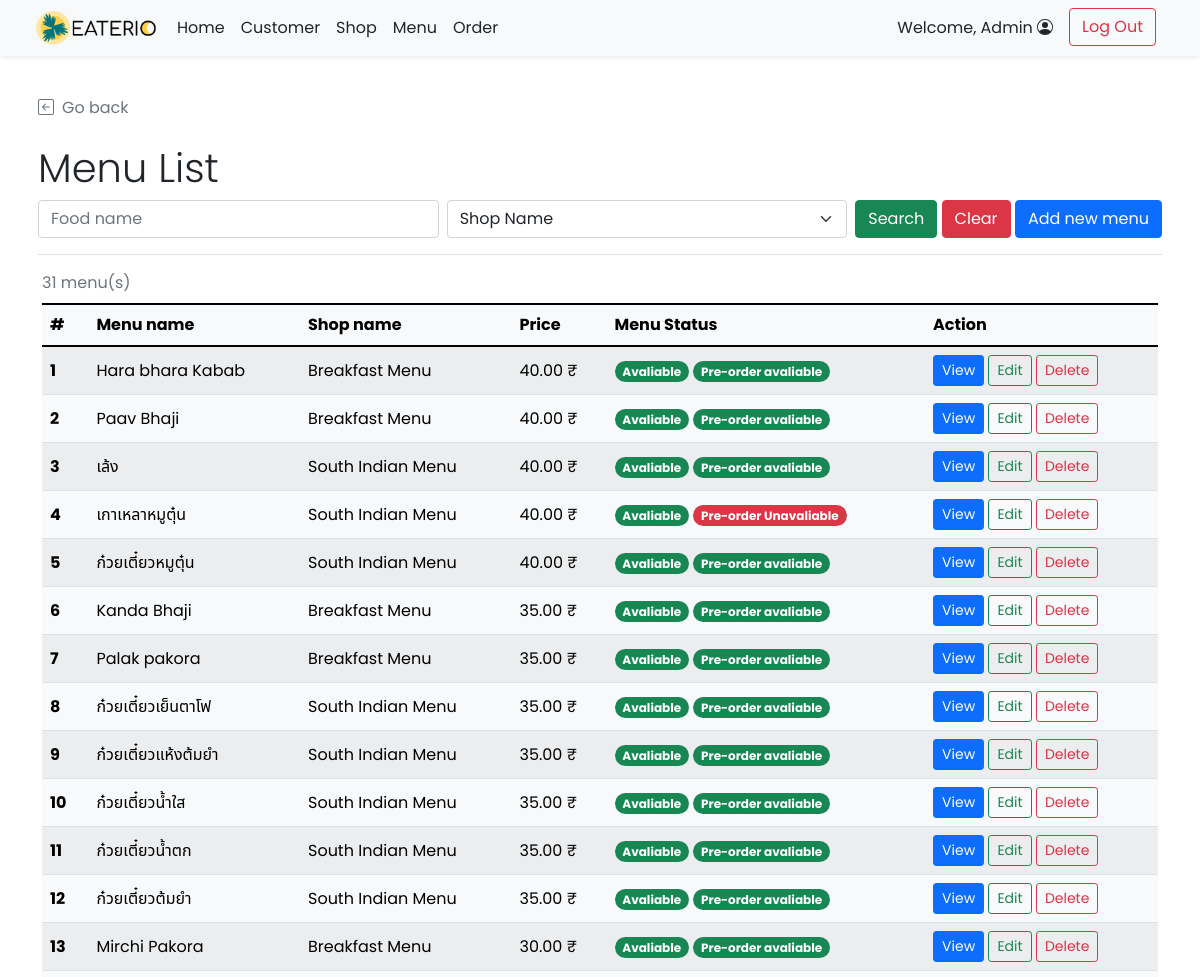
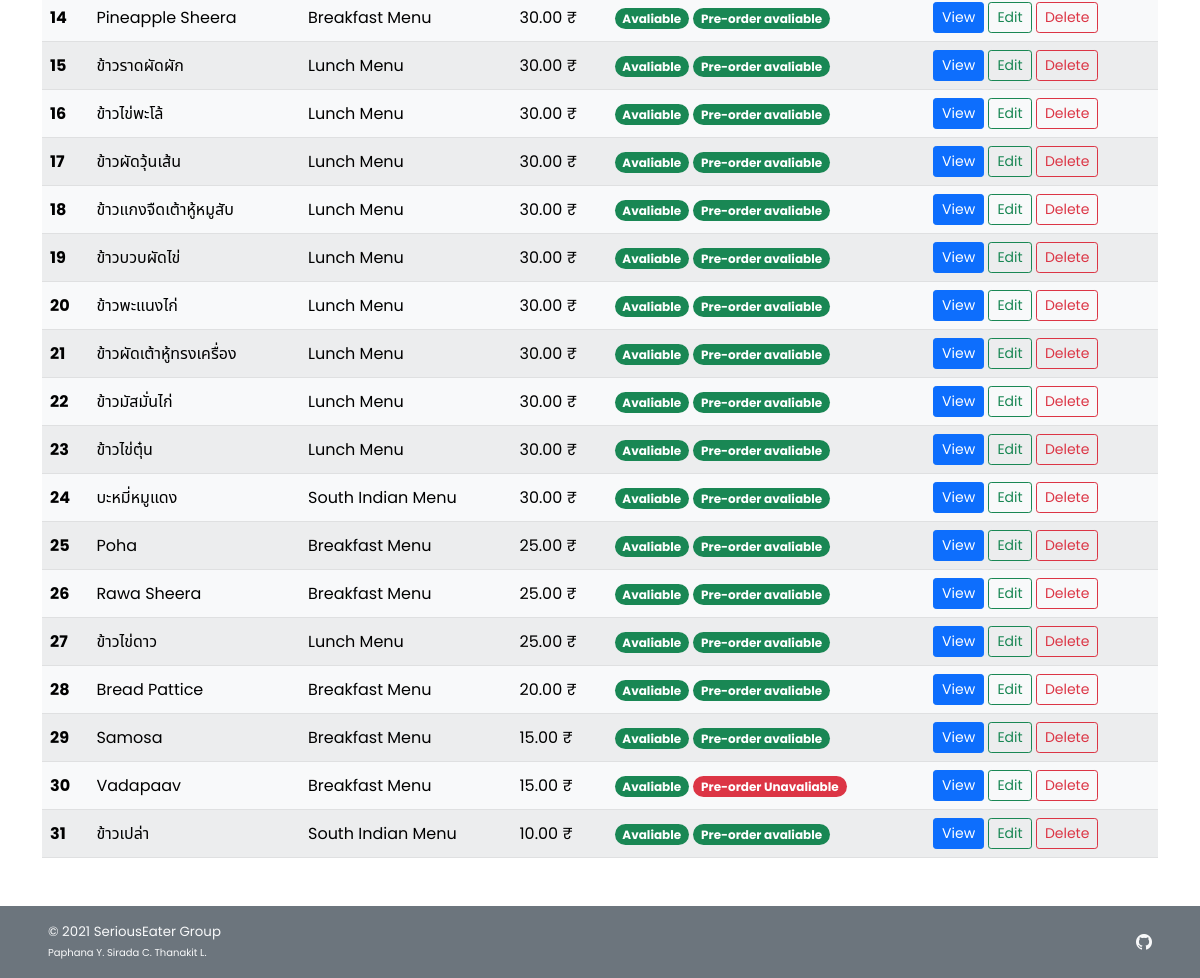
/admin/admin_food_list.php (signed in), run on the app's committed database (2 pictures, top to bottom).
### tables this page shows
CREATE TABLE `food` (
  `f_id` int(11) NOT NULL,
  `s_id` int(11) NOT NULL,
  `f_name` varchar(100) NOT NULL,
  `f_price` decimal(6,2) NOT NULL,
  `f_todayavail` tinyint(4) NOT NULL DEFAULT 1 COMMENT 'Food is available to order or not',
  `f_preorderavail` tinyint(4) NOT NULL DEFAULT 1,
  `f_pic` text DEFAULT NULL
);

CREATE TABLE `shop` (
  `s_id` int(11) NOT NULL,
  `s_username` varchar(45) NOT NULL,
  `s_pwd` varchar(45) NOT NULL,
  `s_name` varchar(100) NOT NULL,
  `s_location` varchar(100) NOT NULL,
  `s_openhour` time NOT NULL,
  `s_closehour` time NOT NULL,
  `s_status` tinyint(4) NOT NULL DEFAULT 1 COMMENT 'Shop ready for taking an order or not (True for open, False for close)',
  `s_preorderStatus` tinyint(4) NOT NULL DEFAULT 1 COMMENT 'Shop is ready for tomorrow pre-order or not',
  `s_email` varchar(100) NOT NULL,
  `s_phoneno` varchar(45) NOT NULL,
  `s_pic` text DEFAULT NULL
);

### admin/admin_food_list.php (the view, shortened to what this page needs)
<!DOCTYPE html>
<html lang="en" class="h-100">
<head>
    <?php
        include("../conn_db.php");
        include('../head.php');
    ?>
    <link href="../css/main.css" rel="stylesheet">
</head>
<body class="d-flex flex-column h-100">
    <?php include('nav_header_admin.php')?>
    <div class="container p-2 pb-0" id="admin-dashboard">
        <div class="mt-4 border-bottom">
            <a class="nav nav-item text-decoration-none text-muted mb-2" href="#" onclick="history.back();">
                <i class="bi bi-arrow-left-square me-2"></i>Go back
            </a>
            <h2 class="pt-3 display-6">Menu List</h2>
            <form class="form-floating mb-3" method="GET" action="admin_food_list.php">
                <div class="row g-2">
                    <div class="col">
                        <input type="text" class="form-control" id="f_name" name="f_name" placeholder="Food name"
                            <?php if(isset($_GET["search"])){?>value="<?php echo $_GET["f_name"];?>" <?php } ?>>
                    </div>
                    <div class="col">
                        <select class="form-select" id="s_id" name="s_id">
                            <option selected value="">Shop Name</option>
                        </select>
                    </div>
                    <div class="col-auto">
                        <button type="submit" name="search" value="1" class="btn btn-success">Search</button>
                        <button type="reset" class="btn btn-danger"
                            onclick="javascript: window.location='admin_food_list.php'">Clear</button>
                        <a href="admin_food_add.php" class="btn btn-primary">Add new menu</a>
                    </div>
                </div>
            </form>
        </div>
    </div>
    <div class="container pt-2" id="cust-table">
        <?php
            if(!isset($_GET["search"])){
                $search_query = "SELECT f.f_id,s.s_id,f.f_name,f.f_price,f.f_todayavail,f.f_preorderavail,s.s_name FROM food f INNER JOIN shop s ON f.s_id = s.s_id ORDER BY f.f_price DESC,f.s_id ASC;";
            }
            $search_result = $mysqli -> query($search_query);
            $search_numrow = $search_result -> num_rows;
            if($search_numrow == 0){
        ?>
        <div class="row">
            <div class="col mt-2 ms-2 p-2 bg-danger text-white rounded text-start">
                <svg xmlns="http://www.w3.org/2000/svg" width="16" height="16" fill="currentColor"
                    class="bi bi-x-circle ms-2" viewBox="0 0 16 16">
                    <path d="M8 15A7 7 0 1 1 8 1a7 7 0 0 1 0 14zm0 1A8 8 0 1 0 8 0a8 8 0 0 0 0 16z" />
                    <path
                        d="M4.646 4.646a.5.5 0 0 1 .708 0L8 7.293l2.646-2.647a.5.5 0 0 1 .708.708L8.707 8l2.647 2.646a.5.5 0 0 1-.708.708L8 8.707l-2.646 2.647a.5.5 0 0 1-.708-.708L7.293 8 4.646 5.354a.5.5 0 0 1 0-.708z" />
                </svg><span class="ms-2 mt-2">No shop found!</span>
                <a href="admin_food_list.php" class="text-white">Clear Search Result</a>
            </div>
        </div>
        <?php } else{ ?>
        <div class="table-responsive">
        <table class="table rounded-5 table-light table-striped table-hover align-middle caption-top mb-5">
            <caption><?php echo $search_numrow;?> menu(s) <?php if(isset($_GET["search"])){?><br /><a
                    Result</a><?php } ?></caption>
            <thead class="bg-light">
                <tr>
                    <th scope="col">#</th>
                    <th scope="col">Menu name</th>
                    <th scope="col">Shop name</th>
                    <th scope="col">Price</th>
                    <th scope="col">Menu Status</th>
                    <th scope="col">Action</th>
                </tr>
            </thead>
            <tbody>
                <?php $i=1; while($row = $search_result -> fetch_array()){ ?>
                <tr>
                    <th><?php echo $i++;?></th>
                    <td><?php echo $row["f_name"];?></td>
                    <td><?php echo $row["s_name"];?></td>
                    <td><?php echo $row["f_price"]." ₹";?></td>
                    <td>
                    <?php
                        if($row["f_todayavail"]==1){
                        ?>
                        <span class="badge rounded-pill bg-success">Avaliable</span>
                        <?php }else{ ?>
                        <span class="badge rounded-pill bg-danger">Unavaliable</span>
                        <?php }
                            if($row["f_preorderavail"]==1){
                        ?>
                        <span class="badge rounded-pill bg-success">Pre-order avaliable</span>
                        <?php }else{ ?>
                        <span class="badge rounded-pill bg-danger">Pre-order Unavaliable</span>
                        <?php } ?>
                    </td>
                    <td>
                        <a href="admin_food_detail.php?f_id=<?php echo $row["f_id"]?>"
                            class="btn btn-sm btn-primary">View</a>
                        <a href="admin_food_edit.php?s_id=<?php echo $row["s_id"];?>&f_id=<?php echo $row["f_id"]?>"
                            class="btn btn-sm btn-outline-success">Edit</a>
                        <a href="admin_food_delete.php?f_id=<?php echo $row["f_id"]?>"
                            class="btn btn-sm btn-outline-danger">Delete</a>
                    </td>
                </tr>
                <?php } ?>
            </tbody>
        </table>
        </div>
        <?php }
        ?>
    </div>
    <footer
        class="footer d-flex flex-wrap justify-content-between align-items-center px-5 py-3 mt-auto bg-secondary text-light">
        <span class="smaller-font">&copy; 2021 SeriousEater Group<br /><span class="xsmall-font">Paphana Y. Sirada C.
                Thanakit L.</span></span>
        <ul class="nav justify-content-end list-unstyled d-flex">
            <li class="ms-3"><a class="text-light" target="_blank" href="https://github.com/waterthatfrozen/EATERIO"><i
                        class="bi bi-github"></i></a></li>
        </ul>
    </footer>
</body>
</html>

### css/main.css (style rules this page uses)
html { height: 100%; }
body { height: 100%; padding-top: 4rem; margin-bottom: -50px; font-family: 'Poppins', 'Noto Sans Thai', sans-serif; }
a { cursor: pointer; }
.bi { vertical-align: -.125em; fill: currentColor; }
.smaller-font { font-size: smaller; }
.xsmall-font { font-size: x-small; }

### data on the page
food: f_name "Hara bhara Kabab", s.s_name "Breakfast Menu", f_price "40.00", f_todayavail "Avaliable", f_preorderavail "Pre-order avaliable"
food: f_name "Paav Bhaji", s.s_name "Breakfast Menu", f_price "40.00", f_todayavail "Avaliable", f_preorderavail "Pre-order avaliable"
food: f_name "เล้ง", s.s_name "South Indian Menu", f_price "40.00", f_todayavail "Avaliable", f_preorderavail "Pre-order avaliable"
food: f_name "เกาเหลาหมูตุ๋น", s.s_name "South Indian Menu", f_price "40.00", f_todayavail "Avaliable", f_preorderavail "Pre-order Unavaliable"
food: f_name "ก๋วยเตี๋ยวหมูตุ๋น", s.s_name "South Indian Menu", f_price "40.00", f_todayavail "Avaliable", f_preorderavail "Pre-order avaliable"
food: f_name "Kanda Bhaji", s.s_name "Breakfast Menu", f_price "35.00", f_todayavail "Avaliable", f_preorderavail "Pre-order avaliable"
food: f_name "Palak pakora", s.s_name "Breakfast Menu", f_price "35.00", f_todayavail "Avaliable", f_preorderavail "Pre-order avaliable"
food: f_name "ก๋วยเตี๋ยวเย็นตาโฟ", s.s_name "South Indian Menu", f_price "35.00", f_todayavail "Avaliable", f_preorderavail "Pre-order avaliable"
food: f_name "ก๋วยเตี๋ยวแห้งต้มยำ", s.s_name "South Indian Menu", f_price "35.00", f_todayavail "Avaliable", f_preorderavail "Pre-order avaliable"
food: f_name "ก๋วยเตี๋ยวน้ำใส", s.s_name "South Indian Menu", f_price "35.00", f_todayavail "Avaliable", f_preorderavail "Pre-order avaliable"
food: f_name "ก๋วยเตี๋ยวน้ำตก", s.s_name "South Indian Menu", f_price "35.00", f_todayavail "Avaliable", f_preorderavail "Pre-order avaliable"
food: f_name "ก๋วยเตี๋ยวต้มยำ", s.s_name "South Indian Menu", f_price "35.00", f_todayavail "Avaliable", f_preorderavail "Pre-order avaliable"
food: f_name "Mirchi Pakora", s.s_name "Breakfast Menu", f_price "30.00", f_todayavail "Avaliable", f_preorderavail "Pre-order avaliable"
food: f_name "Pineapple Sheera", s.s_name "Breakfast Menu", f_price "30.00", f_todayavail "Avaliable", f_preorderavail "Pre-order avaliable"
food: f_name "ข้าวราดผัดผัก", s.s_name "Lunch Menu", f_price "30.00", f_todayavail "Avaliable", f_preorderavail "Pre-order avaliable"
food: f_name "ข้าวไข่พะโล้", s.s_name "Lunch Menu", f_price "30.00", f_todayavail "Avaliable", f_preorderavail "Pre-order avaliable"
food: f_name "ข้าวผัดวุ้นเส้น", s.s_name "Lunch Menu", f_price "30.00", f_todayavail "Avaliable", f_preorderavail "Pre-order avaliable"
food: f_name "ข้าวแกงจืดเต้าหู้หมูสับ", s.s_name "Lunch Menu", f_price "30.00", f_todayavail "Avaliable", f_preorderavail "Pre-order avaliable"
food: f_name "ข้าวบวบผัดไข่", s.s_name "Lunch Menu", f_price "30.00", f_todayavail "Avaliable", f_preorderavail "Pre-order avaliable"
food: f_name "ข้าวพะแนงไก่", s.s_name "Lunch Menu", f_price "30.00", f_todayavail "Avaliable", f_preorderavail "Pre-order avaliable"
food: f_name "ข้าวผัดเต้าหู้ทรงเครื่อง", s.s_name "Lunch Menu", f_price "30.00", f_todayavail "Avaliable", f_preorderavail "Pre-order avaliable"
food: f_name "ข้าวมัสมั่นไก่", s.s_name "Lunch Menu", f_price "30.00", f_todayavail "Avaliable", f_preorderavail "Pre-order avaliable"
food: f_name "ข้าวไข่ตุ๋น", s.s_name "Lunch Menu", f_price "30.00", f_todayavail "Avaliable", f_preorderavail "Pre-order avaliable"
food: f_name "บะหมี่หมูแดง", s.s_name "South Indian Menu", f_price "30.00", f_todayavail "Avaliable", f_preorderavail "Pre-order avaliable"
food: f_name "Poha", s.s_name "Breakfast Menu", f_price "25.00", f_todayavail "Avaliable", f_preorderavail "Pre-order avaliable"
food: f_name "Rawa Sheera", s.s_name "Breakfast Menu", f_price "25.00", f_todayavail "Avaliable", f_preorderavail "Pre-order avaliable"
food: f_name "ข้าวไข่ดาว", s.s_name "Lunch Menu", f_price "25.00", f_todayavail "Avaliable", f_preorderavail "Pre-order avaliable"
food: f_name "Bread Pattice", s.s_name "Breakfast Menu", f_price "20.00", f_todayavail "Avaliable", f_preorderavail "Pre-order avaliable"
food: f_name "Samosa", s.s_name "Breakfast Menu", f_price "15.00", f_todayavail "Avaliable", f_preorderavail "Pre-order avaliable"
food: f_name "Vadapaav", s.s_name "Breakfast Menu", f_price "15.00", f_todayavail "Avaliable", f_preorderavail "Pre-order Unavaliable"
food: f_name "ข้าวเปล่า", s.s_name "South Indian Menu", f_price "10.00", f_todayavail "Avaliable", f_preorderavail "Pre-order avaliable"

### other printed values
$_SESSION['firstname'] "Admin"
$search_numrow "31"
